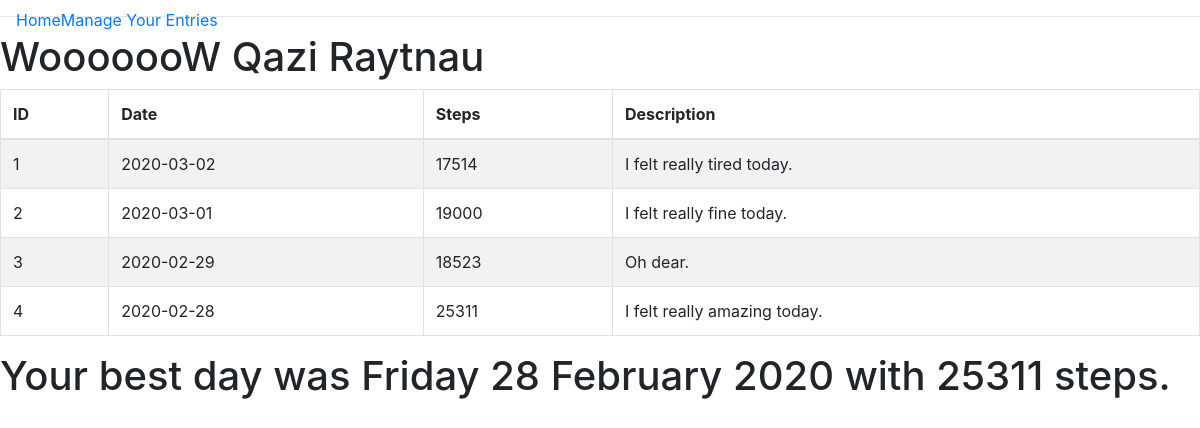
Before: / with the older database file.
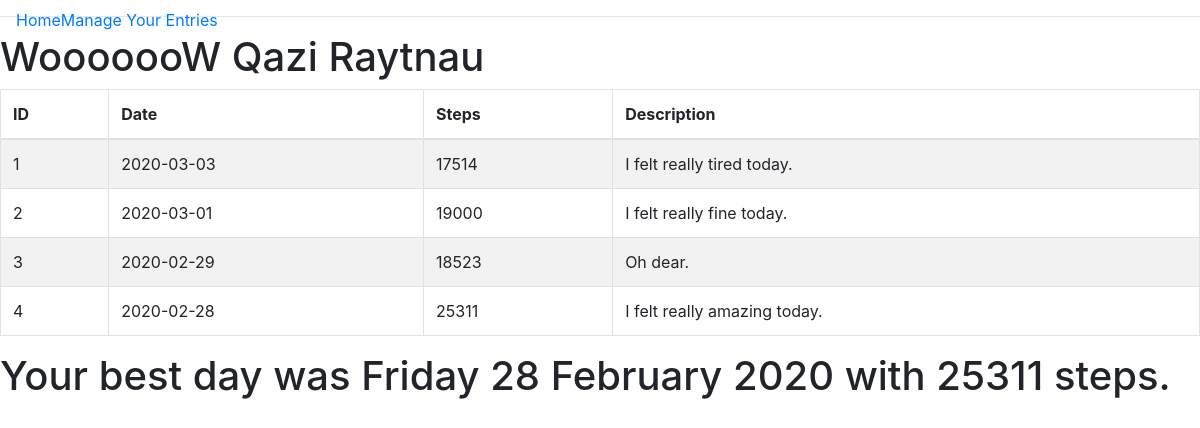
After: the same page with the newer database file.
### app/models.py (models this page shows, shortened)
class User(db.Model):
    id = db.Column(db.Integer, primary_key=True)
    first_name = db.Column(db.String(64), index=True)
    last_name = db.Column(db.String(64))
    journal_entries = db.relationship('JournalEntry', backref='user', lazy='dynamic')
    def find_best_day(self):
        steps_list = [(entry.date, entry.steps) for entry in self.journal_entries]
        just_the_steps = [value for (key, value) in steps_list]
        result_date = max(steps_list, key=itemgetter(1))[0]
        result_steps = max(just_the_steps)
        pretty_result = result_date.strftime("%A %d %B %Y")
        return "Your best day was {} with {} steps.".format(pretty_result, result_steps)

class JournalEntry(db.Model):
    id = db.Column(db.Integer, primary_key=True)
    date = db.Column(db.Date, default=datetime.datetime.now())
    steps = db.Column(db.Integer)
    description = db.Column(db.Text())
    user_id = db.Column(db.Integer, db.ForeignKey('user.id'))

### app/routes.py (the view)
@app.route('/')
def index():
    greeting = "WooooooW"
    user = User.query.get(1)
    entries = JournalEntry.query.all()
    best_day = user.find_best_day()
    return render_template('index.html', title="Home", greeting=greeting, user=user, entries=entries, best_day=best_day)

### app/templates/index.html
{% extends "base.html" %} {% block content %}
<div class='container-fluid'>
    <div class="row">
        <h1>{{greeting}} {{user.first_name}} {{user.last_name}}</h1>
    </div>
    <div class="row">
        <table class="table table-striped table-bordered">
            <thead>
                <th>ID</th>
                <th>Date</th>
                <th>Steps</th>
                <th>Description</th>
            </thead>
            <tbody>
                {% for entry in entries%}
                <tr>
                    <td>{{entry.id}}</td>
                    <td>{{entry.date}}</td>
                    <td>{{entry.steps}}</td>
                    <td>{{entry.description}}</td>
                </tr>
                {% endfor %}
            </tbody>
        </table>
    </div>
    <div class="row">
        <h1>{{best_day}}</h1>
    </div>
</div>
{% endblock %}

### app/templates/base.html (shortened to what this page needs)
<!DOCTYPE html>
<html lang="en">
<head>
    <link rel="stylesheet" href="../static/css/styles.css">
    <link rel="stylesheet" href="https://stackpath.bootstrapcdn.com/bootstrap/4.4.1/css/bootstrap.min.css">
</head>
<body>
    <div class="header">
        <nav class="navbar fixed-top navbar-expand-sm">
            <div class="collapse navbar-collapse" id="navbarMenu">
                <ul class="navbar-nav">
                    <li><a href="/">Home</a></li>
                    <li><a href="/manage">Manage Your Entries</a></li>
                </ul>
            </div>
        </nav>
    </div>
    <hr> {% block content %}{% endblock %}
</body>
</html>

Changed rows visible on the page:
changed JournalEntry "I felt really tired today.": date "2020-03-02" → "2020-03-03"
